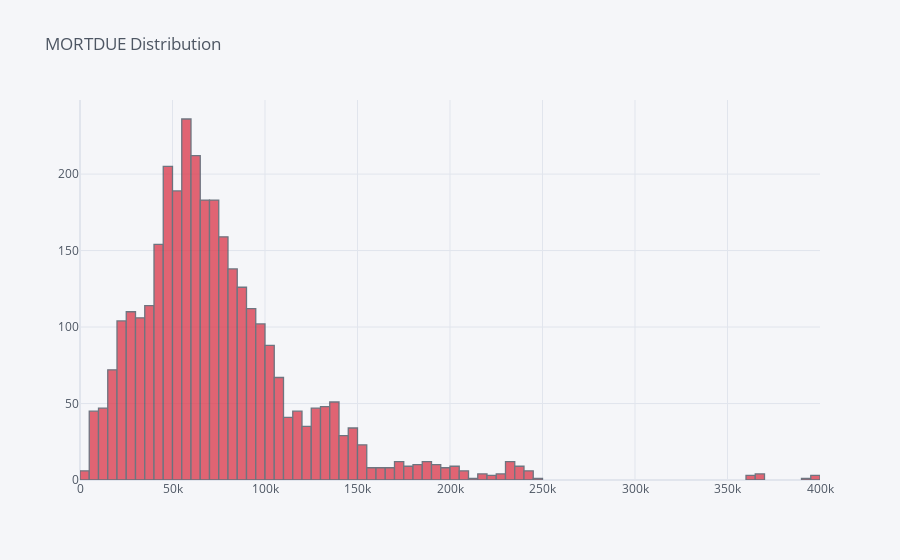
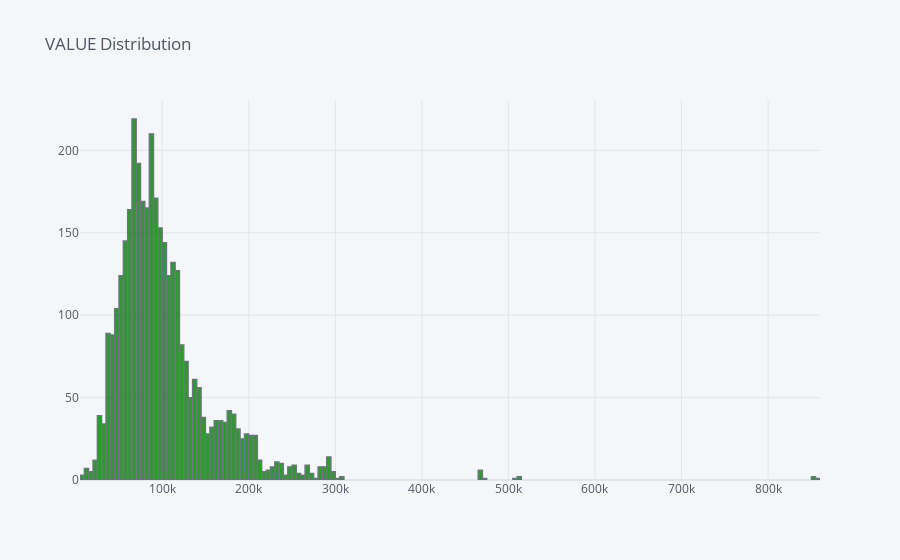
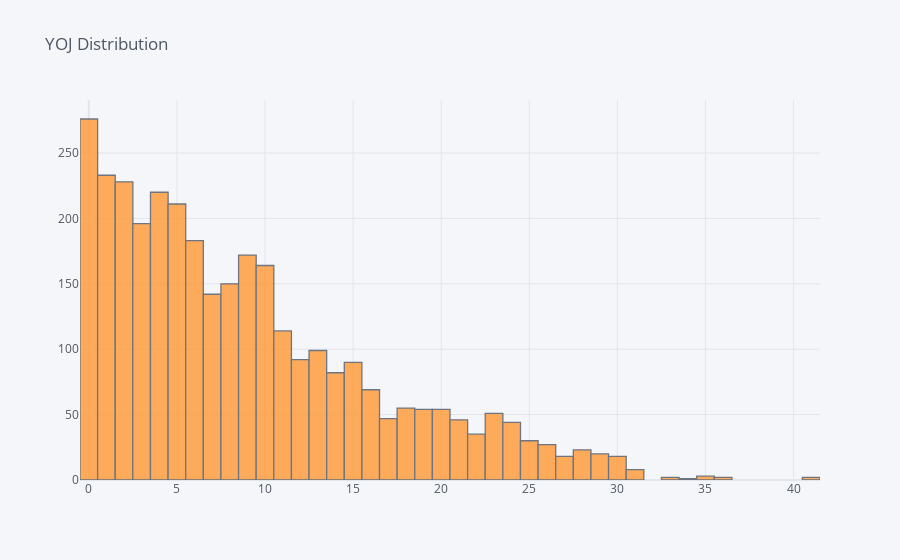
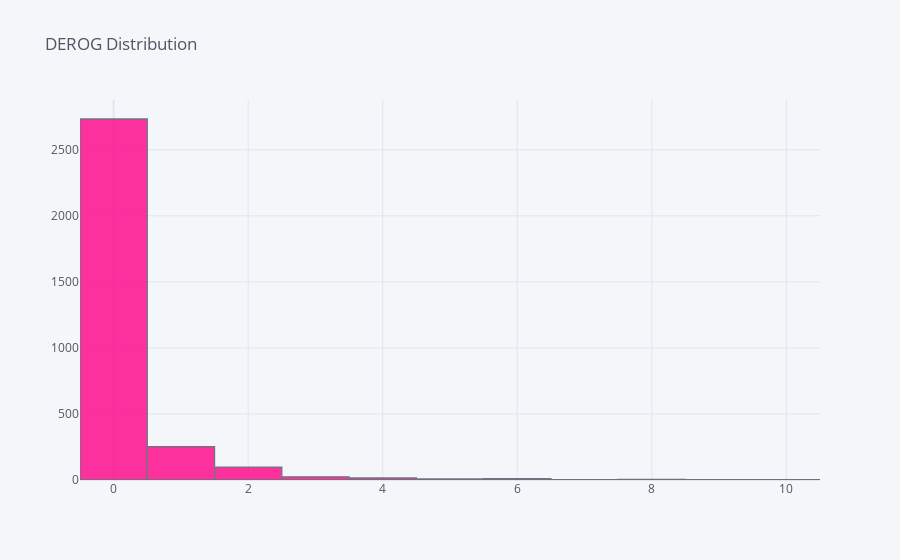

Here is the notebook cell these charts were saved with, in order:
### Markdown cell above
now we will visualize this data:

### Code cell
colors = ["red","green","orange","pink","cyan","red","green","orange","pink"]
for color,col in enumerate(Floats):    
    Train[col].iplot(kind='histogram',title = f"{col} Distribution",color = colors[color], filename='histogram-subplots')

### Figure 1 — Plotly figure (JSON) as saved in the notebook; plotly's stock layout.template omitted (floating-point values rounded to 4 significant figures; data arrays with more than 128 entries replaced by an {"elided": "..."} marker saying what was removed)
{"data": [{"histfunc": "count", "histnorm": "", "marker": {"color": "rgba(219, 64, 82, 1.0)", "line": {"color": "#4D5663", "width": 1.3}}, "name": "MORTDUE", "opacity": 0.8, "orientation": "v", "type": "histogram", "x": {"elided": "3576 float values"}}], "layout": {"autosize": true, "barmode": "overlay", "legend": {"bgcolor": "#F5F6F9", "font": {"color": "#4D5663"}}, "paper_bgcolor": "#F5F6F9", "plot_bgcolor": "#F5F6F9", "title": {"font": {"color": "#4D5663"}, "text": "MORTDUE Distribution"}, "xaxis": {"autorange": true, "gridcolor": "#E1E5ED", "range": [0, 400000], "showgrid": true, "tickfont": {"color": "#4D5663"}, "title": {"font": {"color": "#4D5663"}, "text": ""}, "type": "linear", "zerolinecolor": "#E1E5ED"}, "yaxis": {"autorange": true, "gridcolor": "#E1E5ED", "range": [0, 248.4], "showgrid": true, "tickfont": {"color": "#4D5663"}, "title": {"font": {"color": "#4D5663"}, "text": ""}, "zerolinecolor": "#E1E5ED"}}}

### Figure 2 — Plotly figure (JSON) as saved in the notebook; plotly's stock layout.template omitted (floating-point values rounded to 4 significant figures; data arrays with more than 128 entries replaced by an {"elided": "..."} marker saying what was removed)
{"data": [{"histfunc": "count", "histnorm": "", "marker": {"color": "rgba(0, 128, 0, 1.0)", "line": {"color": "#4D5663", "width": 1.3}}, "name": "VALUE", "opacity": 0.8, "orientation": "v", "type": "histogram", "x": {"elided": "3576 float values"}}], "layout": {"autosize": true, "barmode": "overlay", "legend": {"bgcolor": "#F5F6F9", "font": {"color": "#4D5663"}}, "paper_bgcolor": "#F5F6F9", "plot_bgcolor": "#F5F6F9", "title": {"font": {"color": "#4D5663"}, "text": "VALUE Distribution"}, "xaxis": {"autorange": true, "gridcolor": "#E1E5ED", "range": [5000, 860000], "showgrid": true, "tickfont": {"color": "#4D5663"}, "title": {"font": {"color": "#4D5663"}, "text": ""}, "type": "linear", "zerolinecolor": "#E1E5ED"}, "yaxis": {"autorange": true, "gridcolor": "#E1E5ED", "range": [0, 230.5], "showgrid": true, "tickfont": {"color": "#4D5663"}, "title": {"font": {"color": "#4D5663"}, "text": ""}, "zerolinecolor": "#E1E5ED"}}}

### Figure 3 — Plotly figure (JSON) as saved in the notebook; plotly's stock layout.template omitted (floating-point values rounded to 4 significant figures; data arrays with more than 128 entries replaced by an {"elided": "..."} marker saying what was removed)
{"data": [{"histfunc": "count", "histnorm": "", "marker": {"color": "rgba(255, 153, 51, 1.0)", "line": {"color": "#4D5663", "width": 1.3}}, "name": "YOJ", "opacity": 0.8, "orientation": "v", "type": "histogram", "x": {"elided": "3576 float values"}}], "layout": {"autosize": true, "barmode": "overlay", "legend": {"bgcolor": "#F5F6F9", "font": {"color": "#4D5663"}}, "paper_bgcolor": "#F5F6F9", "plot_bgcolor": "#F5F6F9", "title": {"font": {"color": "#4D5663"}, "text": "YOJ Distribution"}, "xaxis": {"autorange": true, "gridcolor": "#E1E5ED", "range": [-0.5, 41.5], "showgrid": true, "tickfont": {"color": "#4D5663"}, "title": {"font": {"color": "#4D5663"}, "text": ""}, "type": "linear", "zerolinecolor": "#E1E5ED"}, "yaxis": {"autorange": true, "gridcolor": "#E1E5ED", "range": [0, 290.5], "showgrid": true, "tickfont": {"color": "#4D5663"}, "title": {"font": {"color": "#4D5663"}, "text": ""}, "zerolinecolor": "#E1E5ED"}}}

### Figure 4 — Plotly figure (JSON) as saved in the notebook; plotly's stock layout.template omitted (floating-point values rounded to 4 significant figures; data arrays with more than 128 entries replaced by an {"elided": "..."} marker saying what was removed)
{"data": [{"histfunc": "count", "histnorm": "", "marker": {"color": "rgba(255, 0, 136, 1.0)", "line": {"color": "#4D5663", "width": 1.3}}, "name": "DEROG", "opacity": 0.8, "orientation": "v", "type": "histogram", "x": {"elided": "3576 int values"}}], "layout": {"autosize": true, "barmode": "overlay", "legend": {"bgcolor": "#F5F6F9", "font": {"color": "#4D5663"}}, "paper_bgcolor": "#F5F6F9", "plot_bgcolor": "#F5F6F9", "title": {"font": {"color": "#4D5663"}, "text": "DEROG Distribution"}, "xaxis": {"autorange": true, "gridcolor": "#E1E5ED", "range": [-0.5, 10.5], "showgrid": true, "tickfont": {"color": "#4D5663"}, "title": {"font": {"color": "#4D5663"}, "text": ""}, "type": "linear", "zerolinecolor": "#E1E5ED"}, "yaxis": {"autorange": true, "gridcolor": "#E1E5ED", "range": [0, 2877.0], "showgrid": true, "tickfont": {"color": "#4D5663"}, "title": {"font": {"color": "#4D5663"}, "text": ""}, "zerolinecolor": "#E1E5ED"}}}
